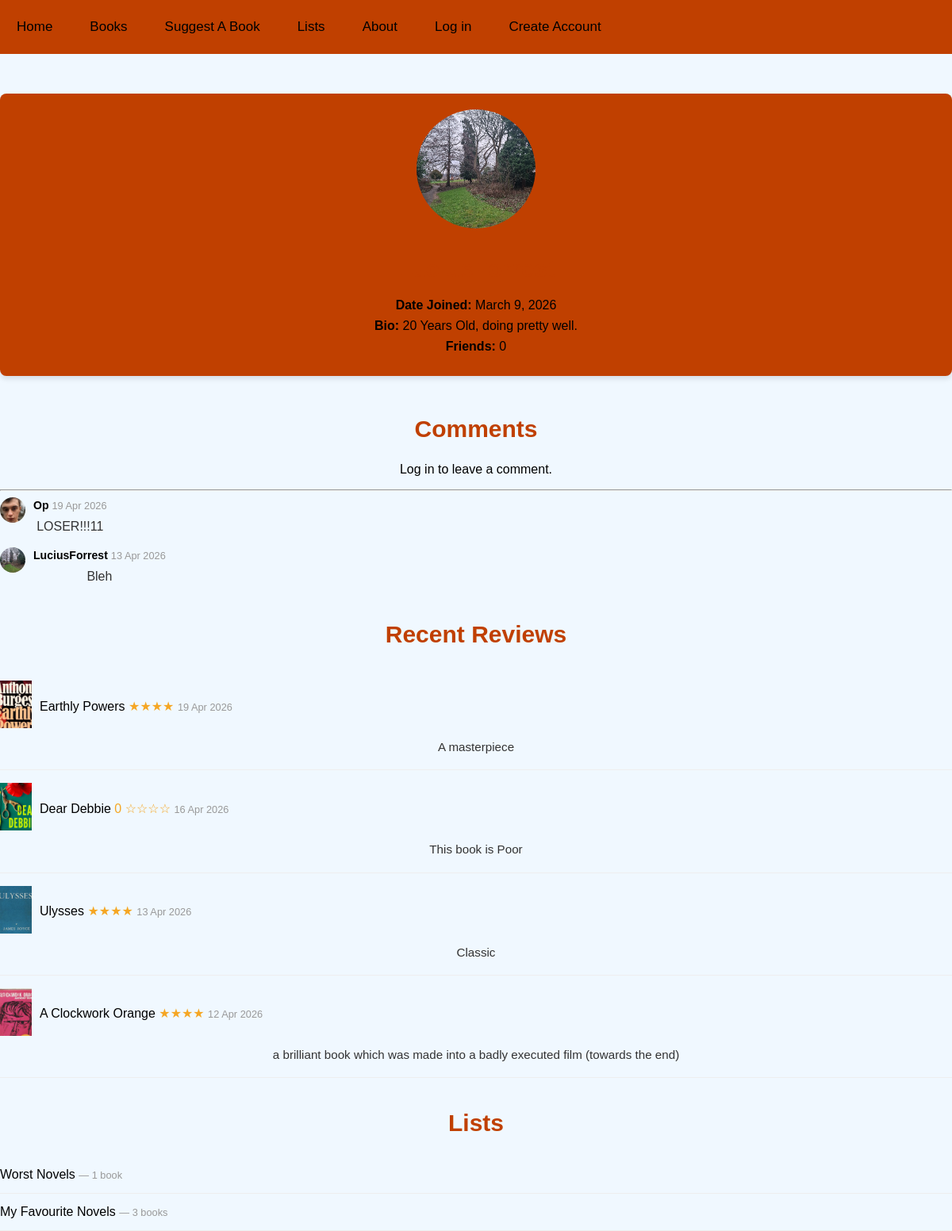
Page /Members/profile.php?user=LuciusForrest on the committed database.
### tables this page shows
CREATE TABLE `tbl_Users` (
  `ID` int NOT NULL,
  `User_Name` varchar(100) NOT NULL,
  `Email_Address` varchar(100) NOT NULL,
  `Hashed_Password` text NOT NULL,
  `DateCreated` datetime DEFAULT CURRENT_TIMESTAMP,
  `UserLevel` enum('User','Admin') DEFAULT NULL,
  `Bio` varchar(10000) DEFAULT NULL,
  `Avatar` varchar(255) DEFAULT NULL,
  `Last_IP` varchar(45) DEFAULT NULL,
  `Last_Login` datetime DEFAULT NULL,
  `Is_Banned` tinyint(1) DEFAULT '0',
  `Ban_Reason` varchar(255) DEFAULT NULL
);

CREATE TABLE `tbl_Profile_Comments` (
  `ID` int NOT NULL,
  `Profile_User_ID` int NOT NULL,
  `Author_User_ID` int NOT NULL,
  `Comment_Body` text NOT NULL,
  `Created_At` datetime DEFAULT CURRENT_TIMESTAMP
);

CREATE TABLE `tbl_Reviews` (
  `ID` int NOT NULL,
  `User_ID` int NOT NULL,
  `Book_ID` int NOT NULL,
  `Rating` tinyint NOT NULL DEFAULT '0',
  `Review_Body` text,
  `Created_At` datetime DEFAULT CURRENT_TIMESTAMP
);

CREATE TABLE `tbl_Books` (
  `ID` int NOT NULL,
  `Title` varchar(255) NOT NULL,
  `Synopsis` varchar(1000) DEFAULT NULL,
  `Year_Of_Release` int NOT NULL,
  `Author_ID` int NOT NULL,
  `Cover` varchar(255) DEFAULT NULL,
  `Slug` varchar(255) DEFAULT NULL
);

CREATE TABLE `tbl_Lists` (
  `ID` int NOT NULL,
  `User_ID` int NOT NULL,
  `Name` varchar(255) NOT NULL,
  `Description` text,
  `Is_Public` tinyint(1) DEFAULT '1',
  `Created_At` datetime DEFAULT CURRENT_TIMESTAMP,
  `Slug` varchar(255) DEFAULT NULL
);

### Members/profile.php (the view, shortened to what this page needs)
<?php
require_once __DIR__ . '/../db.php';
$userParam = $_GET['user'];
if (is_numeric($userParam)) {
    $stmt = $conn->prepare("SELECT * FROM tbl_Users WHERE ID = ?");
    $stmt->bind_param("i", $userParam);
} else {
    $stmt = $conn->prepare("SELECT * FROM tbl_Users WHERE User_Name = ?");
    $stmt->bind_param("s", $userParam);
}
$stmt->execute();
$user = $stmt->get_result()->fetch_assoc();
$profilePic    = $user['Avatar'] ?? 'default.png';
$profilePicUrl = "Uploads/$profilePic";
$isOwnProfile  = isset($_SESSION['User_Name']) && $_SESSION['User_Name'] === $user['User_Name'];
$stmt = $conn->prepare("
    SELECT tbl_Profile_Comments.ID, tbl_Profile_Comments.Comment_Body, tbl_Profile_Comments.Created_At,
           tbl_Users.User_Name, tbl_Users.Avatar
    FROM tbl_Profile_Comments
    INNER JOIN tbl_Users ON tbl_Profile_Comments.Author_User_ID = tbl_Users.ID
    WHERE tbl_Profile_Comments.Profile_User_ID = ?
    ORDER BY tbl_Profile_Comments.Created_At DESC
");
$stmt->bind_param("i", $user['ID']);
$stmt->execute();
$profileComments = $stmt->get_result();
$stmt = $conn->prepare("
    SELECT tbl_Reviews.Rating, tbl_Reviews.Review_Body, tbl_Reviews.Created_At,
           tbl_Books.Title, tbl_Books.Slug, tbl_Books.Cover
    FROM tbl_Reviews
    INNER JOIN tbl_Books ON tbl_Reviews.Book_ID = tbl_Books.ID
    WHERE tbl_Reviews.User_ID = ?
    ORDER BY tbl_Reviews.Created_At DESC
    LIMIT 10
");
$stmt->bind_param("i", $user['ID']);
$stmt->execute();
$userReviews = $stmt->get_result();
$listQuery = "
    SELECT tbl_Lists.ID, tbl_Lists.Name, tbl_Lists.Slug, tbl_Lists.Is_Public,
           COUNT(tbl_List_Books.ID) AS Book_Count
    FROM tbl_Lists
    LEFT JOIN tbl_List_Books ON tbl_Lists.ID = tbl_List_Books.List_ID
    WHERE tbl_Lists.User_ID = ?
";
if (!$isOwnProfile) {
    $listQuery .= " AND tbl_Lists.Is_Public = 1";
}
$listQuery .= " GROUP BY tbl_Lists.ID ORDER BY tbl_Lists.Created_At DESC";
$stmt = $conn->prepare($listQuery);
$stmt->bind_param("i", $user['ID']);
$stmt->execute();
$userLists = $stmt->get_result();
$stmt = $conn->prepare("
    SELECT COUNT(*) AS total FROM tbl_Friends
    WHERE (Requester_ID=? OR Recipient_ID=?) AND Status='accepted'
");
$stmt->bind_param("ii", $user['ID'], $user['ID']);
$stmt->execute();
$friendCount = $stmt->get_result()->fetch_assoc()['total'];
?>
<!DOCTYPE html>
<html lang="en">
<head>
    <link rel="stylesheet" href="../style.css">
</head>
<body>
<div class="topnavigationbar">
    <div class="nav-left">
        <a href="../index.php">Home</a>
        <a href="../books.php">Books</a>
        <a href="../suggestabook">Suggest A Book</a>
        <a href="../lists.php">Lists</a>
        <a href="../about.php">About</a>
    </div>
    <div class="nav-right">
    <?php
    if (isset($_SESSION["User_Name"])) {
        $navPic = $_SESSION['Avatar'] ?? 'default.png';
        echo "<a href='/DSTLib/Members/profile.php?user=" . $_SESSION['User_Name'] . "' class='profile-link'>";
        echo "<img src='../Members/Uploads/$navPic' alt='Profile' class='profile-pic'>";
        echo "<span>" . htmlspecialchars($_SESSION['User_Name']) . "</span>";
        echo "</a>";
        echo "<a href='/DSTLib/notifications.php' class='bell-icon' id='notifBell'>🔔<span class='notif-count' id='notifCount' style='display:none;'></span></a>";
        echo "<a href='../logout.php'>Logout</a>";
    } else {
        echo "<a href='../login.php'>Log in</a>";
        echo "<a href='../createaccount.php'>Create Account</a>";
    }
    ?>
    </div>
</div>
<div class="profile-container">
    <img src="<?= $profilePicUrl ?>" alt="Profile Picture">
    <h2><?= htmlspecialchars($user['User_Name']) ?></h2>
    <div class="profile-info">
        <p><strong>Date Joined:</strong> <?= date("F j, Y", strtotime($user['DateCreated'])) ?></p>
        <p><strong>Bio:</strong> <?= nl2br(htmlspecialchars($user['Bio'] ?? 'No bio yet.')) ?></p>
        <p><strong>Friends:</strong> <?= $friendCount ?></p>
    </div>
</div>
<div class="profile-comments">
    <h2>Comments</h2>
    <?php if (isset($_SESSION['User_Name'])): ?>
        <form method="POST" action="../submitprofilecomment.php">
            <input type="hidden" name="profile_user_id" value="<?= $user['ID'] ?>">
            <input type="hidden" name="profile_username" value="<?= htmlspecialchars($user['User_Name']) ?>">
            <textarea name="comment_body" rows="3" placeholder="Leave a comment..." style="width:100%;"></textarea><br><br>
            <button type="submit">Post Comment</button>
        </form>
        <hr>
    <?php else: ?>
        <p><a href="../login.php">Log in</a> to leave a comment.</p>
        <hr>
    <?php endif; ?>
    <?php if ($profileComments->num_rows > 0): ?>
        <?php while ($pc = $profileComments->fetch_assoc()): ?>
            <div class="comment-item">
                <img src="Uploads/<?= htmlspecialchars($pc['Avatar'] ?? 'default.png') ?>"
                     width="32" height="32" style="border-radius:50%;object-fit:cover;">
                <div class="comment-content">
                    <a href="profile.php?user=<?= htmlspecialchars($pc['User_Name']) ?>">
                        <strong><?= htmlspecialchars($pc['User_Name']) ?></strong>
                    </a>
                    <span class="review-date"><?= date('d M Y', strtotime($pc['Created_At'])) ?></span>
                    <p><?= nl2br(htmlspecialchars($pc['Comment_Body'])) ?></p>
                </div>
            </div>
        <?php endwhile; ?>
    <?php else: ?>
        <p>No comments yet.</p>
    <?php endif; ?>
</div>
<div class="recent-reviews">
    <h2>Recent Reviews</h2>
    <?php if ($userReviews->num_rows > 0): ?>
        <?php while ($r = $userReviews->fetch_assoc()): ?>
            <div class="review-item">
                <div class="review-header">
                    <a href="../books.php?book=<?= htmlspecialchars($r['Slug']) ?>">
                        <img src="../Restricted/Books/Covers/<?= htmlspecialchars($r['Cover']) ?>"
                             width="40" height="60" style="object-fit:cover;">
                    </a>
                    <div>
                        <a href="../books.php?book=<?= htmlspecialchars($r['Slug']) ?>">
                            <?= htmlspecialchars($r['Title']) ?>
                        </a>
                        <span class="review-stars">
                            <?= $r['Rating'] === 0 ? '0 ☆☆☆☆' : str_repeat('★', $r['Rating']) . str_repeat('☆', 4 - $r['Rating']) ?>
                        </span>
                        <span class="review-date">
                            <?= date('d M Y', strtotime($r['Created_At'])) ?>
                        </span>
                    </div>
                </div>
                <?php if (!empty($r['Review_Body'])): ?>
                    <p class="review-body"><?= nl2br(htmlspecialchars($r['Review_Body'])) ?></p>
                <?php endif; ?>
            </div>
        <?php endwhile; ?>
    <?php else: ?>
        <p>No reviews yet.</p>
    <?php endif; ?>
</div>
<div class="profile-lists">
    <h2>Lists</h2>
    <?php if ($userLists->num_rows > 0): ?>
        <?php while ($l = $userLists->fetch_assoc()): ?>
            <div class="list-card">
                <a href="/DSTLib/list.php?user=<?= urlencode($user['User_Name']) ?>&list=<?= urlencode($l['Slug']) ?>">
                    <?= htmlspecialchars($l['Name']) ?>
                </a>
                <span style="color:#999;font-size:0.8rem;">
                    — <?= $l['Book_Count'] ?> book<?= $l['Book_Count'] !== 1 ? 's' : '' ?>
                </span>
            </div>
        <?php endwhile; ?>
    <?php else: ?>
        <p>No lists yet.</p>
    <?php endif; ?>
</div>
</body>
</html>

### style.css (style rules this page uses)
body { font-family: Verdana, Geneva, Tahoma, sans-serif; background-color: #f0f8ff; color: #333; margin: 0; padding: 0; }
h2 { text-align: center; color: #C04000; font-size: 30px; }
p { text-align: center; font-size: 16px; color: #000000; }
a { color: #000000; text-decoration: none; }
.topnavigationbar { overflow: auto; background-color: #C04000; }
.topnavigationbar a { float: right; display: block; color:black; text-align: center; padding: 14px 16px; text-decoration: none; font-size: 17px; margin: 5px; justify-content: space-between; }
.nav-right a, .nav-left a { float: left; margin-right: 10px; text-decoration: none; color: black; display: inline-flex; align-items: center; }
.nav-right a:last-child { margin-right: 0; }
.topnavigationbar a { line-height: 30px; }
.profile-container { max-width: 500; margin: 50px auto; padding: 20px; background: #C04000; border-radius: 8px; box-shadow: 0 4px 6px rgba(0,0,0,0.1); text-align: center; }
.profile-container img { width: 150px; height: 150px; border-radius: 50%; object-fit: cover; margin-bottom: 20px; }
.profile-container h2 { margin: 10px 0; }
.profile-info { text-align: left; margin-top: 20px; color: #000000; }
.profile-info p { margin: 8px 0; font-size: 16px; }
.review-item { padding: 16px 0; border-bottom: 1px solid #eee; }
.review-header { display: flex; align-items: center; gap: 10px; margin-bottom: 8px; flex-wrap: wrap; }
.review-stars { color: #f5a623; font-size: 1rem; }
.review-date { color: #999; font-size: 0.8rem; margin-left: auto; }
.review-body { margin: 0; font-size: 0.95rem; line-height: 1.6; color: #333; }
.recent-reviews { margin-top: 40px; }
.comment-item { display: flex; gap: 10px; align-items: flex-start; margin-bottom: 10px; }
.comment-content { font-size: 0.88rem; line-height: 1.5; }
.comment-content p { margin: 4px 0 0; color: #333; }
.list-card { padding: 14px 0; border-bottom: 1px solid #eee; }
.profile-lists { margin-top: 40px; }
:root { --bg: #0f0f0f; --surface: #1a1a1a; --border: #2e2e2e; --accent: #C04000; --text: #f0f0f0; --muted: #888; }

### rows in the picture
tbl_users: Avatar (picture), DateCreated "March 9, 2026", Bio "20 Years Old, doing pretty well."
tbl_profile_comments: Author_User_ID.Avatar (picture), Author_User_ID.User_Name "Op", Created_At "19 Apr 2026", Comment_Body "LOSER!!!11"
tbl_profile_comments: Profile_User_ID.Avatar (picture), Profile_User_ID.User_Name "LuciusForrest", Created_At "13 Apr 2026", Comment_Body "Bleh"
tbl_reviews: Book_ID.Cover (picture), Book_ID.Title "Earthly Powers", Rating "★★★★", Created_At "19 Apr 2026", Review_Body "A masterpiece"
tbl_reviews: Book_ID.Cover (picture), Book_ID.Title "Dear Debbie", Rating "0 ☆☆☆☆", Created_At "16 Apr 2026", Review_Body "This book is Poor"
tbl_reviews: Book_ID.Cover (picture), Book_ID.Title "Ulysses", Rating "★★★★", Created_At "13 Apr 2026", Review_Body "Classic"
tbl_reviews: Book_ID.Cover (picture), Book_ID.Title "A Clockwork Orange", Rating "★★★★", Created_At "12 Apr 2026", Review_Body "a brilliant book which was made into a badly executed film (towards the end)"
tbl_lists: Name "Worst Novels", Book_Count "1"
tbl_lists: Name "My Favourite Novels", Book_Count "3"

### other values in the picture
$friendCount "0"
